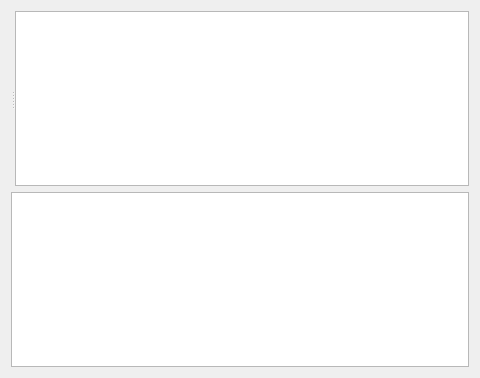
<?xml version="1.0" encoding="UTF-8"?>
<ui version="4.0">
 <class>LotoForm</class>
 <widget class="QWidget" name="LotoForm">
  <property name="geometry">
   <rect>
    <x>0</x>
    <y>0</y>
    <width>480</width>
    <height>378</height>
   </rect>
  </property>
  <property name="windowTitle">
   <string>Form</string>
  </property>
  <layout class="QVBoxLayout" name="verticalLayout_2">
   <item>
    <widget class="QSplitter" name="splitter">
     <property name="orientation">
      <enum>Qt::Horizontal</enum>
     </property>
     <widget class="QWidget" name="verticalLayoutWidget">
      <layout class="QVBoxLayout" name="verticalLayout"/>
     </widget>
     <widget class="QTextEdit" name="textEdit"/>
    </widget>
   </item>
   <item>
    <widget class="QGraphicsView" name="graphicsView"/>
   </item>
  </layout>
 </widget>
 <resources/>
 <connections/>
</ui>
